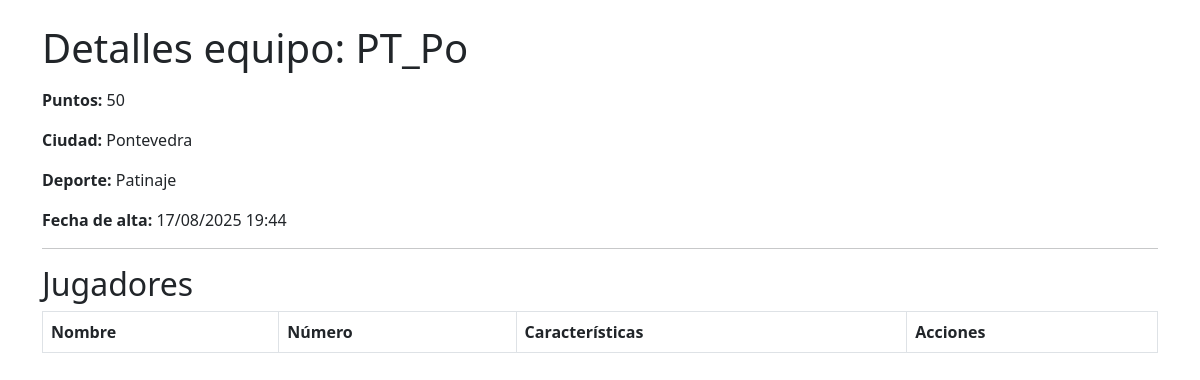
Page /index.php?controller=team&action=show&id=7 on the committed database.
### tables this page shows
CREATE TABLE team (
    id INT AUTO_INCREMENT PRIMARY KEY,
    team_name VARCHAR(100) NOT NULL UNIQUE,
    points INT NOT NULL,
    city_id INT NOT NULL,
    sport_id INT NOT NULL,
    captain_id INT,
    created_at DATETIME DEFAULT CURRENT_TIMESTAMP,
    updated_at DATETIME DEFAULT CURRENT_TIMESTAMP ON UPDATE CURRENT_TIMESTAMP,
    FOREIGN KEY (city_id) REFERENCES city(id),
    FOREIGN KEY (sport_id) REFERENCES sport(id)
);

CREATE TABLE city (
    id INT AUTO_INCREMENT PRIMARY KEY, 
    city_name VARCHAR(100) NOT NULL
);

CREATE TABLE sport (
    id INT AUTO_INCREMENT PRIMARY KEY, 
    sport_name VARCHAR(100) NOT NULL
);

### controllers/TeamController.php (called while the page is built, shortened)
<?php
require_once "models/Team.php";
class TeamController {
    private $db;
    public function __construct($db) {
        $this->db = $db;
    }
    public function show() {
        $id = $_GET['id'];
        $team = new Team($this->db);
        $equipo = $team->getOne($id);
        include "views/Team/show.php";
    }
}

### index.php (called while the page is built, shortened)
<?php
require_once 'db/Database.php';
require_once 'models/Team.php';
require_once 'controllers/TeamController.php';
$db = new Database();
$controllerClass = new $controllerName($db);
$action = $_GET['action'] ?? 'index';
$controllerClass->$action();

### models/Team.php (called while the page is built, shortened)
<?php
class Team {
    private $conn;
    private $table = "team";
    public function __construct($db) {
        $this->conn = $db;
    }
    public function getOne($id) {
        $query = "SELECT t.*, c.city_name AS city_name, s.sport_name AS sport_name FROM {$this->table} t JOIN city c ON t.city_id = c.id JOIN sport s ON t.sport_id = s.id WHERE t.id = :id ";
        $stmt = $this->conn->prepare($query);
        $stmt->bindParam(":id", $id);
        $stmt->execute();
        return $stmt->fetch(PDO::FETCH_ASSOC);
    }
}

### db/Database.php (called while the page is built, shortened)
<?php
class Database {
    private $host;
    private $db_name;
    private $username;
    private $password;
    private $conn;
    public function __construct() {
        $this->host = getenv('MYSQL_HOST');
        $this->db_name = getenv('MYSQL_DATABASE');
        $this->username = getenv('MYSQL_USER');
        $this->password = getenv('MYSQL_PASSWORD');
    }
    public function connect() {
        $this->conn = null;
        try {
            $this->conn = new PDO(
                "mysql:host=".$this->host.";dbname=".$this->db_name,
                $this->username,
                $this->password,
                [PDO::MYSQL_ATTR_INIT_COMMAND => "SET NAMES utf8"]
            );
            $this->conn->setAttribute(PDO::ATTR_ERRMODE, PDO::ERRMODE_EXCEPTION);
        } catch(PDOException $e) {
            die("Connection error" . $e->getMessage());
        }
        return $this->conn;
    }
    public function prepare($sql)
    {
        try {
            return $this->conn->prepare($sql);
        } catch (PDOException $e) {
            die("Error preparing query " . $e->getMessage());
        }
    }
}

### views/Team/show.php (the view, shortened to what this page needs)
<?php
$creationDate = new DateTime(htmlspecialchars($equipo['created_at']));
?>
<!DOCTYPE html>
<html>
<head>
    <link href="https://cdn.jsdelivr.net/npm/bootstrap@5.3.0/dist/css/bootstrap.min.css" rel="stylesheet">
</head>
<body class="container mt-4">
    <h1 class="mb-3">Detalles equipo: <?= htmlspecialchars($equipo['team_name']) ?></h1>
    <?php if ($equipo): ?>
        <p><strong>Puntos:</strong> <?= htmlspecialchars($equipo['points']) ?></p>
        <p><strong>Ciudad:</strong> <?= htmlspecialchars($equipo['city_name']) ?></p>
        <p><strong>Deporte:</strong> <?= htmlspecialchars($equipo['sport_name']) ?></p>
        <p><strong>Fecha de alta:</strong> <?= $creationDate->format('d/m/Y H:i') ?></p>
    <?php else: ?>
        <p>No se encontró el equipo.</p>
    <?php endif; ?>
    <hr>
    <h2>Jugadores</h2>
    <table class="table table-bordered">
        <thead>
            <tr>
                <th>Nombre</th>
                <th>Número</th>
                <th>Características</th>
                <th>Acciones</th>
            </tr>
        </thead>
    </table>
</body>
</html>

### rows in the picture
team: team_name "PT_Po", points "50", city.city_name "Pontevedra", sport.sport_name "Patinaje", created_at "17/08/2025 19:44"
